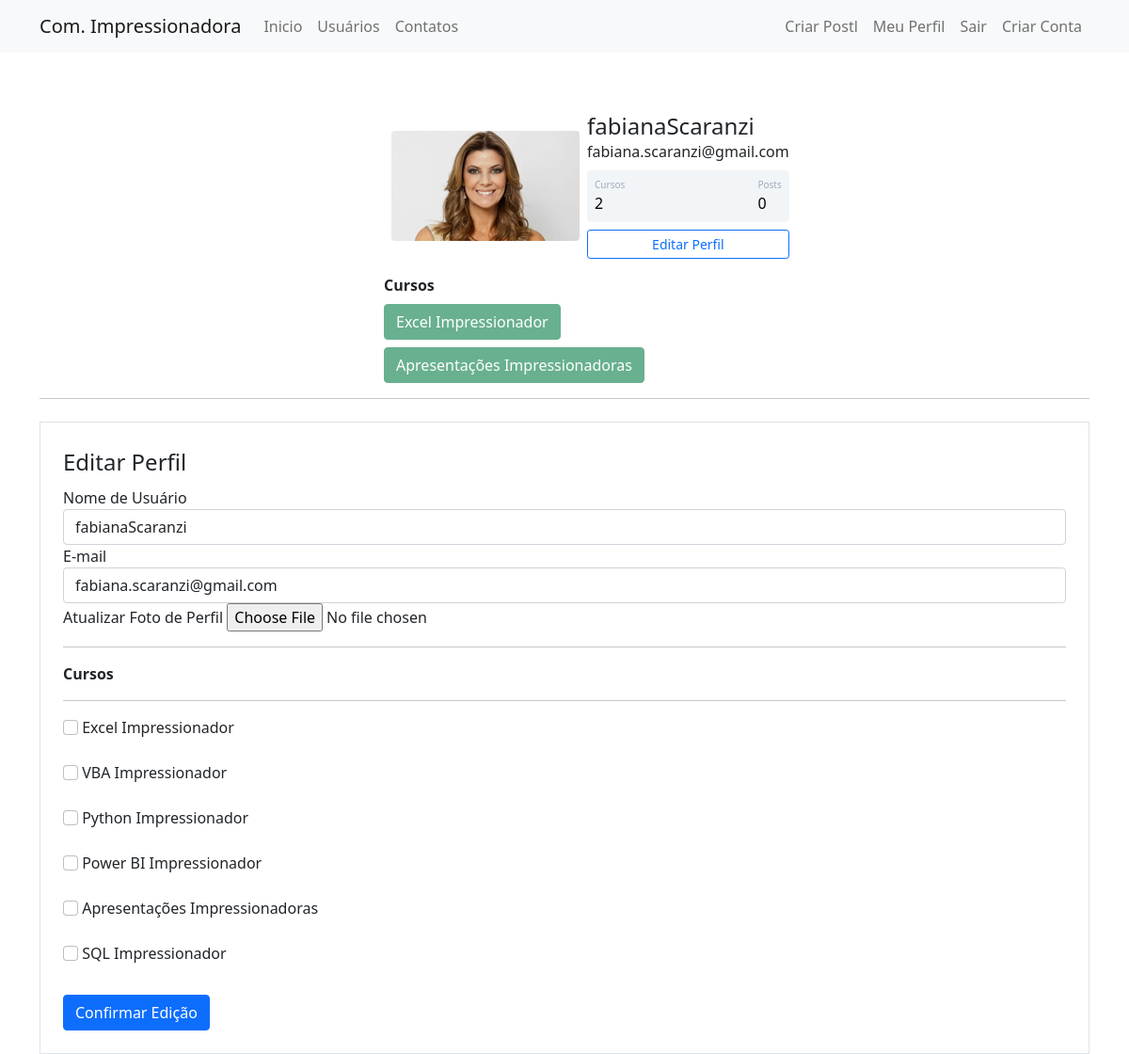
Page /perfil/editar (signed in) on the committed database.
### comunidadeimpressionadora/models.py (models this page shows)
class Usuario(database.Model, UserMixin):
    id = database.Column(database.Integer, primary_key=True)
    username = database.Column(database.String, nullable=False)
    email = database.Column(database.String, nullable=False, unique=True)
    senha = database.Column(database.String, nullable=False)
    foto_perfil = database.Column(database.String, default='default.jpg')
    posts = database.relationship('Post', backref='autor', lazy=True)
    cursos = database.Column(database.String, nullable=False, default='Não Informado')

### comunidadeimpressionadora/routes.py (the view)
@app.route('/perfil/editar', methods=['GET', 'POST'])
@login_required
def editar_perfil():
    form = FormEditarPerfil()
    if form.validate_on_submit():
        current_user.email = form.email.data
        current_user.username = form.username.data
        if form.foto_perfil.data:
            nome_imagem = salvar_imagem(form.foto_perfil.data)
            current_user.foto_perfil = nome_imagem
        current_user.cursos = atualizar_cursos(form)
        print (current_user.cursos)
        database.session.commit()
        flash('Perfil atualizado com Sucesso', 'alert-success')
        return redirect(url_for('perfil'))
    elif request.method == "GET":
        form.email.data     = current_user.email
        form.username.data  = current_user.username
    foto_perfil = url_for('static', filename='fotos_perfil/{}'.format(current_user.foto_perfil))
    return render_template('editarperfil.html', foto_perfil=foto_perfil, form=form)

### comunidadeimpressionadora/forms.py (shortened to what this page needs)
class FormEditarPerfil(FlaskForm):
    username        = StringField('Nome de Usuário', validators=[DataRequired()])
    email           = StringField('E-mail', validators=[DataRequired(), Email()])
    foto_perfil = FileField('Atualizar Foto de Perfil', validators=[FileAllowed(['jpg', 'jpeg', 'png'])])
    curso_Excel     = BooleanField('Excel Impressionador')
    curso_Vba       = BooleanField('VBA Impressionador')
    curso_Python    = BooleanField('Python Impressionador')
    curso_PowerBi   = BooleanField('Power BI Impressionador')
    curso_ppt       = BooleanField('Apresentações Impressionadoras')
    curso_Sql       = BooleanField('SQL Impressionador')
    botao_submit_EditarPerfil = SubmitField('Confirmar Edição')

### comunidadeimpressionadora/models.py (called while the page is built)
@login_manager.user_loader
def load_usuario(id_usuario):
    return Usuario.query.get(int(id_usuario))

### comunidadeimpressionadora/templates/editarperfil.html (shortened to what this page needs)
{% extends 'perfil.html' %}
{% block form_editar_perfil %}
        <div class="container">
            <hr>
           <div class="row">
               <div class="col">
                   <form method="POST" action="" class="border p-4 mt-2" enctype="multipart/form-data">
                       <legend>Editar Perfil</legend>
                       <fieldset>
                          <div class="form-group">
                               {{ form.username.label(class="form-control-label") }}
                               {% if form.username.errors %}
                                    {{ form.username(class="form-control is-invalid") }}
                                    <div class="invalid-feedback">
                                        {% for erro in form.username.errors %}
                                            {{ erro }}
                                        {% endfor %}
                                    </div>
                               {% else %}
                                    {{ form.username(class="form-control") }}
                               {% endif %}
                           </div>
                          <div class="form-group">
                               {{ form.email.label(class="form-control-label") }}
                               {% if form.email.errors %}
                                    {{ form.email(class="form-control is-invalid") }}
                                    <div class="invalid-feedback">
                                        {% for erro in form.email.errors %}
                                            {{ erro }}
                                        {% endfor %}
                                    </div>
                               {% else %}
                                    {{ form.email(class="form-control") }}
                               {% endif %}
                           </div>
                           <div class="form-group">
                               {{ form.foto_perfil.label }}
                               {{ form.foto_perfil(class="form-control-file") }}
                           </div>
                           <hr>
                           <p><strong>Cursos</strong></p>
                           <hr>
                           {% for campo in form %}
                                {% if 'curso_' in campo.name %}
                                        <div class="form-group">
                                            {{ campo(class="form-check-input") }}
                                            {{ campo.label(class="form-check-label") }}
                                        </div>
                                        <br>
                                {% endif %}
                           {% endfor %}
                       </fieldset>
                       {{ form.botao_submit_EditarPerfil(class="btn btn-primary mt-2") }}
                   </form>
               </div>
            </div>
        </div>
{% endblock %}

### comunidadeimpressionadora/templates/perfil.html
{% extends 'base.html' %}
{% block body %}
          <div class="container mt-5 d-flex justify-content-center">
              <div class="card p-3">
                  <div class="d-flex align-items-center">
                      <div class="image pe-2"> <img src="{{ foto_perfil }}" class="rounded" width="200"> </div>
                      <div class="ml-3 w-100">
                              <h4 class="mb-0 mt-0">{{ current_user.username }}</h4> <span> {{ current_user.email }}</span>
                              <div class="p-2 mt-2 bg-primary d-flex justify-content-between rounded text-white stats">
                                  {% if 'Não Informado' in current_user.cursos %}
                                    <div class="d-flex flex-column"> <span class="articles">Cursos</span> <span class="number1">0</span> </div>
                                  {% else %}
                                    <div class="d-flex flex-column"> <span class="articles">Cursos</span> <span class="number1">{{ current_user.cursos.count(';') + 1 }}</span> </div>
                                  {% endif %}
                                  <div class="d-flex flex-column"> <span class="rating">Posts</span> <span class="number3">0</span> </div>
                              </div>
                              <div class="button mt-2 d-flex flex-row align-items-center">
                                  <a class="w-100" href="{{ url_for('editar_perfil') }}">
                                      <button class="btn btn-sm btn-outline-primary w-100">Editar Perfil</button>
                                  </a>
                              </div>
                      </div>
                </div>
              </div>
          </div>
          {% if 'Não Informado' not in current_user.cursos %}
                  <div class="row justify-content-center">
                      <div class="col col-4" style="text-align-center">
                            <strong>Cursos</strong><br>
                            {% for curso in current_user.cursos.split(';') %}
                                <button type="button" class="btn btn-success mt-2" disabled>{{ curso }}</button>
                            {% endfor %}
                      </div>
                  </div>
          {% endif %}
    {% block form_editar_perfil %}
    {% endblock %}
{% endblock %}

### comunidadeimpressionadora/static/main.css (style rules this page uses)
.card { width: 400px; border: none; border-radius: 10px; background-color: #fff }
.stats { background: #f2f5f8 !important; color: #000 !important }
.articles { font-size: 10px; color: #a1aab9 }
.number1 { font-weight: 500 }
.rating { font-size: 10px; color: #a1aab9 }
.number3 { font-weight: 500 }

### rows in the picture
Usuario: username "fabianaScaranzi", email "fabiana.scaranzi@gmail.com", cursos "2"

### other values in the picture
{{ curso }} "Excel Impressionador" "Apresentações Impressionadoras"
{{ campo.label(class="form-check-label") }} "Excel Impressionador" "VBA Impressionador" "Python Impressionador" "Power BI Impressionador" "Apresentações Impressionadoras" "SQL Impressionador"
